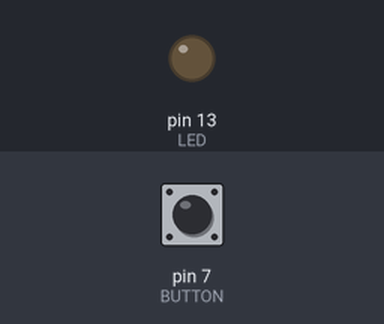
This sketch was run on a simulated Arduino Uno, built with avr-gcc and run on an emulated ATmega328P. Shown: output pins drawn as LEDs (lit = HIGH). The test bench sets the inputs (shaded band); at power-on: pin 7 (BUTTON) HIGH.

Above: at 1.2 s.
1.3 s: pin 7 (BUTTON) pulled LOW for 0.15 s
At 2.1 s:
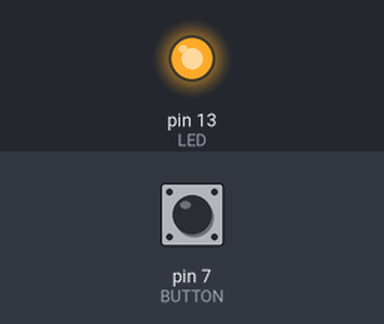
2.9 s: pin 7 (BUTTON) pulled LOW for 1 s
At 3.3 s:
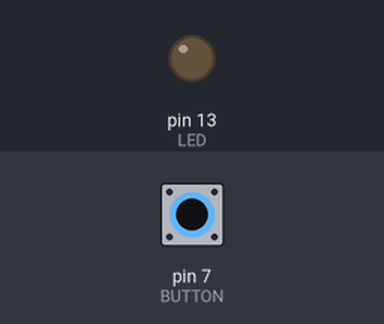
5.4 s: pin 7 (BUTTON) pulled LOW for 3.2 s
At 6.5 s:
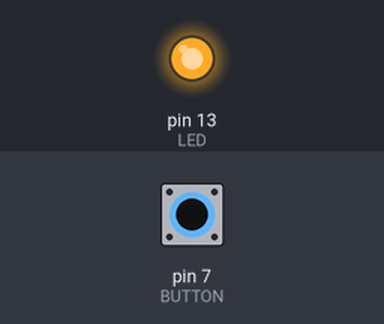
Timing chart, 0 to 8.4 s (numbered marks = the images above; inputs shaded):
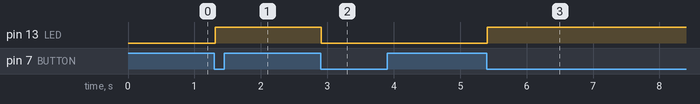

Measured:
- after the input at 1.3 s, pin 13 (LED): LOW → HIGH at once
- after the input at 2.9 s, pin 13 (LED): HIGH → LOW at once
- after the input at 5.4 s, pin 13 (LED): LOW → HIGH at once

The sketch:

Pushbutton_LED.ino
```cpp
const int LED = 13;
const int BUTTON = 7;
int val = 0;
int lastButtonState = 99;

void setup()
{
  pinMode(LED, OUTPUT);
  pinMode(BUTTON, INPUT);
}

void loop()
{
  int buttonState;

  buttonState = digitalRead(BUTTON);

  if(buttonState != lastButtonState)
  {
    // if button pressed
    if(lastButtonState == HIGH)
    {
      // Toggle State
      val = !val;

      delay(10);
      digitalWrite(LED, val);
    }
  }

  lastButtonState = buttonState;
}
```
